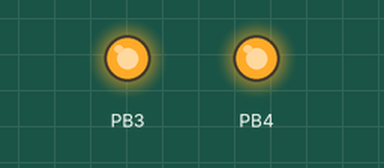
The sketch below on a simulated ATtiny85, built with avr-gcc and run on an emulated ATtiny85. Parts: output pins drawn as LEDs (lit = HIGH).

Above: at 0.06 s.
At 15.72 s:
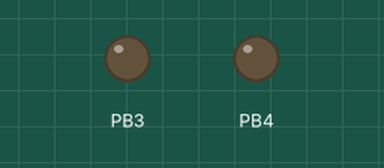
Timing chart, 0 to 16.1 s (numbered marks = the images above):
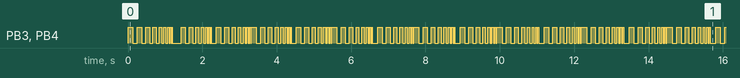

The sketch:

manchester_test_5_tx.ino
```cpp
#include <avr/io.h>
#include <avr/interrupt.h>

void initTimerCounter1(void);

int main()
{
    bitSet( DDRB, PINB3 );
    bitSet( DDRB, PINB4 );
    PINB = 0b00011000;
    initTimerCounter1();
    while( true );
}

void initTimerCounter1( void )
{
    TCCR1 = 0;                  //stop the timer
    TCNT1 = 0;                  //zero the timer
    GTCCR = 1 << PSR1;          //reset the prescaler
    OCR1A = 0;                //set the compare value
    OCR1C = 255;
    // OCR1C = 127;
    TIMSK = _BV(OCIE1A);        //interrupt on Compare Match A
    //start timer, ctc mode, prescaler clk/16384
    // TCCR1 = _BV(CTC1) | _BV(CS13) | _BV(CS12) | _BV(CS11) | _BV(CS10);

//            C   CCCC
//            T   SSSS
//            C   1111
//            1   3210
    TCCR1 = 0b10001101;
    sei();
}


ISR( TIMER1_COMPA_vect )
{
    PINB = 0b00011000;

    OCR1C -= 15;

}


/*

TCCR1              OCR1C        dT
0b10001111         255        5200
0b10001110         255        5200


*/
```

Measured:
- by itself, PB3, PB4: moves between LOW and HIGH, repeating every 12.4 s
